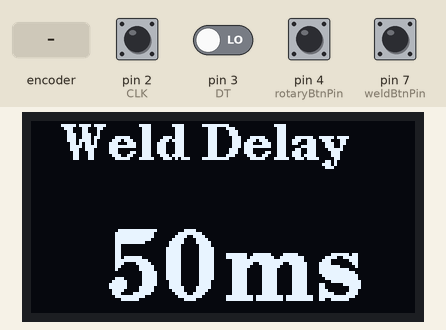
Simulated run of this sketch. Board: Arduino Uno, built with avr-gcc and run on an emulated ATmega328P. Parts: 128×64 one-colour display. The inputs (shaded band) are chosen by the test bench; at power-on: pin 2 (CLK), pin 7 (weldBtnPin) HIGH, pin 3 (DT), pin 4 (rotaryBtnPin) LOW.

Above: at 2.0 s.
2.1 s: pin 4 (rotaryBtnPin) pulled HIGH for 1 s
At 4.6 s:
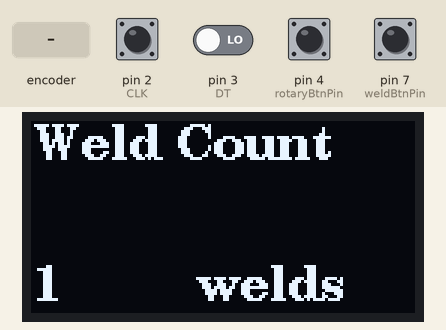
5.4 s: pin 7 (weldBtnPin) pulled LOW for 1 s
At 8.3 s:
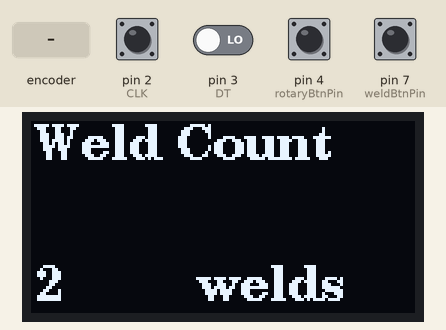
8.8 s: pin 7 (weldBtnPin) pulled LOW for 1 s
At 11.2 s:
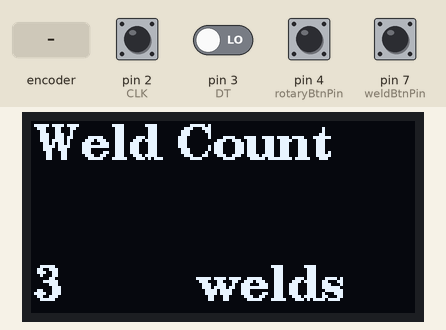
12.2 s: pin 4 (rotaryBtnPin) pulled HIGH for 3.2 s
At 17.0 s:
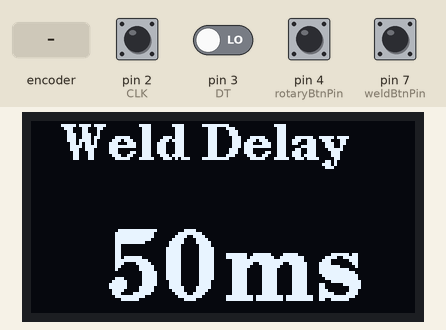
17.7 s: rotary encoder on pin 2 (CLK) / pin 3 (DT) turned 1 step (first pin leading)
At 18.2 s:
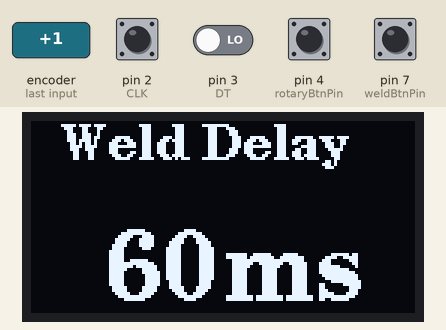
19.4 s: rotary encoder on pin 2 (CLK) / pin 3 (DT) turned 1 step (first pin leading)
At 21.0 s:
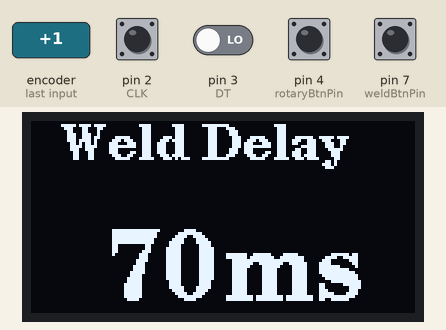
Timing chart, 0 to 22.3 s (numbered marks = the images above; inputs shaded):
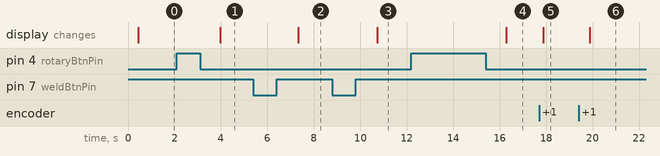

Measured:
- after the input at 2.1 s, the display: changes after 1.9 s (image 1)
- after the input at 5.4 s, the display: changes after 1.9 s (image 2)
- after the input at 8.8 s, the display: changes after 1.9 s (image 3)
- after the input at 12.2 s, the display: changes after 4.1 s (image 4)
- after the input at 17.7 s, the display: changes after 0.18 s (image 5)
- after the input at 19.4 s, the display: changes after 0.48 s (image 6)

The sketch:

spotwelder.ino
```cpp
#include <Arduino.h>
#include <U8g2lib.h>
#include <SPI.h>
#include <Wire.h>

// Rotary Encoder Inputs
#define CLK 2
#define DT 3
#define rotaryBtnPin 4

int weldDelay = 50;
// # of welds since last reboot
int weldCount = 0;
boolean showWeldCount = false;
int currentStateCLK;
int lastStateCLK;
String currentDir = "";


int oledPin_SCL = A5;
int oledPin_SDA = A4;
// https://github.com/olikraus/u8g2/wiki/u8g2setupcpp#wiring
U8G2_SSD1306_128X64_NONAME_1_HW_I2C u8g2(U8G2_R0, oledPin_SCL, oledPin_SDA);

// Button Pin
int weldBtnPin = 7;
// SSR Pin
int ssrPin = 10;
int buttonState;

int rotaryButtonState;
int lastButtonState = LOW;
int lastRotaryButtonState = LOW;

// Make sure these are unsigned long - if a long time passes between welds it can exceed the value of int
// Stores the last time the weld was triggered
unsigned long lastDebounceTime = 0;
// Last time rotary knob was triggered
unsigned long lastRotaryDebounceTime = 0;
// Stores offset for when to turn off the weld
unsigned long lastWeldDebounceTime = 0;
// Increase this number if you are getting false positives (i.e. sensitive weld button/rotary buttons)
unsigned long debounceDelay = 50;
int weldDebounceDelay = 50; // MS to initialize the weld time to
// Max/min time in ms user can change the weld delay to
int maxWeldDelay = 500;
int minWeldDelay = 10;

void setup(void) {
  pinMode(ssrPin, OUTPUT);
  // Make sure the SSR Pin starts LOW
  digitalWrite(ssrPin, LOW);
  u8g2.begin();
  // Control
  // Set encoder pins as inputs
  pinMode(CLK, INPUT);
  pinMode(DT, INPUT);
  pinMode(rotaryBtnPin, INPUT);
  // Read the initial state of CLK
  lastStateCLK = digitalRead(CLK);
  // Pin 0 and Pin 1 (interrupt pins)
  attachInterrupt(0, readEncoder, CHANGE);
  attachInterrupt(1, readEncoder, CHANGE);

  // Welding
  pinMode(weldBtnPin, INPUT_PULLUP);

}


void draw(void) {
  // Show the weld delay
  u8g2.setFont(u8g2_font_ncenB12_tr);
  if (showWeldCount) {
    u8g2.drawStr(1, 13, "Weld Count");
    u8g2.drawStr(1, 60, String(weldCount).c_str());
    u8g2.drawStr( 55, 60, "welds");
  } else {
    u8g2.drawStr(10, 13, "Weld Delay");
    u8g2.setFont(u8g2_font_ncenB24_tr);
    if (weldDebounceDelay > 99)
      u8g2.drawStr(1, 60, String(weldDebounceDelay).c_str());
    else
      u8g2.drawStr(25, 60, String(weldDebounceDelay).c_str());
    u8g2.drawStr( 55, 60, " ms");
  }
}

void loop(void) {
  // Draw Menu
  u8g2.firstPage();
  do {
    draw();
  } while ( u8g2.nextPage() );
  /* =========================================== */
  /*      Handle Welder                          */
  /* =========================================== */
  int reading = digitalRead(weldBtnPin);
  if (reading != lastButtonState) {
    // reset the debouncing timer
    lastDebounceTime = millis();
  }
  /*=================*/
  /* WELDER START    */
  /*=================*/
  if ((millis() - lastDebounceTime) > debounceDelay) {
    if (reading != buttonState) {
      buttonState = reading;
      if (buttonState == HIGH) {
        digitalWrite(ssrPin, HIGH);
        weldCount++;
        lastWeldDebounceTime = millis();
      }
    }
  }
  lastButtonState = reading;
  /*==================*/
  /* WELD STOP        */
  /*==================*/

  // Wait until delay has passed then turn off weld
  if ((millis() - lastWeldDebounceTime) > weldDebounceDelay) {
    digitalWrite(ssrPin, LOW);
  }

  /* =========================================== */
  /*      END Welder Handler                     */
  /* =========================================== */

  /* =========================================== */
  /*      MENU BTN PRESS                         */
  /* =========================================== */
  int rotary_reading = digitalRead(rotaryBtnPin);
  if (rotary_reading != lastRotaryButtonState) {
    lastRotaryDebounceTime = millis();
  }
  if ((millis() - lastRotaryDebounceTime) > debounceDelay) {
    if (rotary_reading != rotaryButtonState) {
      rotaryButtonState = rotary_reading;
      if (rotaryButtonState == LOW) {
        // Do something in the OLED menu
        showWeldCount = !showWeldCount;
      }
    }
  }
  lastRotaryButtonState = rotary_reading;

}


void readEncoder() {
  // As of right now, don't do anything with the rotation while in the weld count view
  if (showWeldCount) return;

  currentStateCLK = digitalRead(CLK);
  if (currentStateCLK != lastStateCLK  && currentStateCLK == 1) {

    if (digitalRead(DT) == currentStateCLK) {
      if (weldDelay > minWeldDelay) {
        weldDelay -= 10;
        currentDir = "CCW";
      }
    } else {
      if (weldDelay < maxWeldDelay) {
        weldDelay += 10;
        currentDir = "CW";
      }
    }
    weldDebounceDelay = weldDelay;
  }
  lastStateCLK = currentStateCLK;
}
```
